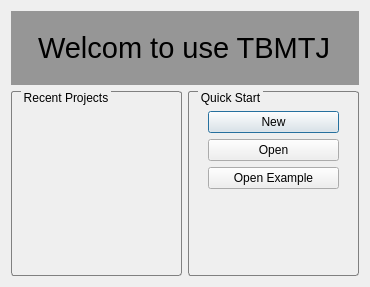
<?xml version="1.0" encoding="UTF-8"?>
<ui version="4.0">
 <class>PortalWindow</class>
 <widget class="QDialog" name="PortalWindow">
  <property name="geometry">
   <rect>
    <x>0</x>
    <y>0</y>
    <width>362</width>
    <height>287</height>
   </rect>
  </property>
  <property name="windowTitle">
   <string>Dialog</string>
  </property>
  <property name="styleSheet">
   <string notr="true">QGroupBox
{
	border-width: 1px;
	border-style: solid;
	border-color:  gray;
	border-radius: 3px;
	margin-top: 1ex;
	padding: 10px;
}
QGroupBox::title
{
	subcontrol-origin: margin;
	subcontrol-position: top left;
	left: 10px;
	margin-left: 0px;
	padding: 0px 1px;
}</string>
  </property>
  <layout class="QGridLayout" name="gridLayout">
   <item row="0" column="0">
    <widget class="QLabel" name="label">
     <property name="enabled">
      <bool>true</bool>
     </property>
     <property name="sizePolicy">
      <sizepolicy hsizetype="Fixed" vsizetype="Fixed">
       <horstretch>0</horstretch>
       <verstretch>0</verstretch>
      </sizepolicy>
     </property>
     <property name="font">
      <font>
       <family>Ubuntu</family>
       <pointsize>22</pointsize>
       <weight>50</weight>
       <italic>false</italic>
       <bold>false</bold>
       <underline>false</underline>
       <strikeout>false</strikeout>
       <kerning>true</kerning>
      </font>
     </property>
     <property name="styleSheet">
      <string notr="true">font: 22pt &quot;Ubuntu&quot;;
padding: 20px;
background-color: rgb(150, 150, 150);</string>
     </property>
     <property name="text">
      <string>Welcom to use TBMTJ</string>
     </property>
     <property name="scaledContents">
      <bool>false</bool>
     </property>
    </widget>
   </item>
   <item row="1" column="0">
    <layout class="QHBoxLayout" name="horizontalLayout">
     <item>
      <widget class="QGroupBox" name="verticalGroupBox">
       <property name="title">
        <string>Recent Projects</string>
       </property>
       <layout class="QVBoxLayout" name="verticalLayout_3"/>
      </widget>
     </item>
     <item>
      <widget class="QGroupBox" name="verticalGroupBox_2">
       <property name="title">
        <string>Quick Start</string>
       </property>
       <layout class="QVBoxLayout" name="verticalLayout_4">
        <item>
         <widget class="QPushButton" name="pushButton">
          <property name="text">
           <string>New</string>
          </property>
         </widget>
        </item>
        <item>
         <widget class="QPushButton" name="pushButton_2">
          <property name="text">
           <string>Open</string>
          </property>
         </widget>
        </item>
        <item>
         <widget class="QPushButton" name="pushButton_3">
          <property name="text">
           <string>Open Example</string>
          </property>
         </widget>
        </item>
        <item>
         <spacer name="verticalSpacer">
          <property name="orientation">
           <enum>Qt::Vertical</enum>
          </property>
          <property name="sizeHint" stdset="0">
           <size>
            <width>20</width>
            <height>40</height>
           </size>
          </property>
         </spacer>
        </item>
       </layout>
      </widget>
     </item>
    </layout>
   </item>
  </layout>
 </widget>
 <resources/>
 <connections/>
</ui>
